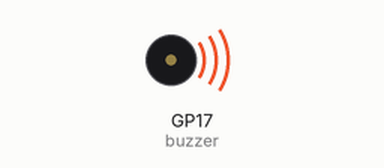
A program run on a simulated Raspberry Pi Pico running MicroPython. Parts: buzzer (waves = sounding, pin HIGH).

Above: at 0.5 s.
Timing chart, 0 to 4.6 s (numbered marks = the images above):
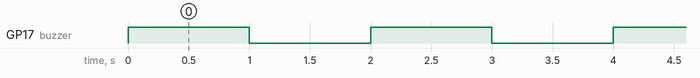

The program:

buzzer.py
```python
from machine import Pin
from time import sleep


buzzer = Pin(17,Pin.OUT)

try:
    while True:
        buzzer.value(1)
        sleep(1)
        buzzer.value(0)
        sleep(1)
finally:
        buzzer.value(0)
```

Measured:
- by itself, GP17 (buzzer): alternates HIGH for 1.0 s and LOW for 1.0 s
